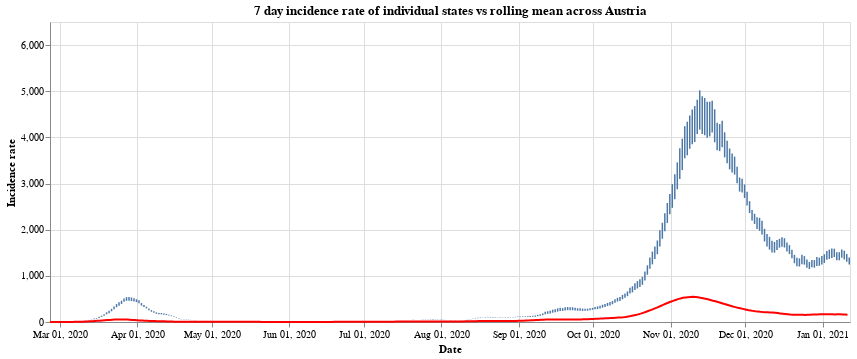

The notebook cell this image was saved under:
### Markdown cell above
Finally we have the

### Code cell
#collapse
states = at_data['Bundesland'].unique()
states.sort()

selection = alt.selection_single(
    name='Select',
    fields=['Bundesland'],
    init={'Bundesland': 'Vorarlberg'},
    bind={'Bundesland': alt.binding_select(options=states)}
)

# scatter plot, modify opacity based on selection
bars = alt.Chart(at_data).mark_bar().add_selection(
    selection
).encode(
    x=alt.X("yearmonthdate(Time):T", axis=alt.Axis(title='Date')),
    y=alt.Y("SiebenTageInzidenzFaelle:Q", axis=alt.Axis(title='Incidence rate')),
    tooltip='SiebenTageInzidenzFaelle:Q',
    opacity=alt.condition(selection, alt.value(1), alt.value(0))
).properties(title=f'7 day incidence rate of individual states vs rolling mean across Austria', width=800)

line = alt.Chart(all_austria).mark_line(
    color='red',
    size=2,
).transform_window(
    rolling_mean='mean(SiebenTageInzidenzFaelle)',
    frame=[0, 7]
).encode(
    x='yearmonthdate(Time):T',
    y='rolling_mean:Q'
)

alt.layer(bars, line)

### Figure 1 — Vega-Lite specification as saved in the notebook (floating-point values rounded to 4 significant figures; data arrays with more than 128 entries replaced by an {"elided": "..."} marker saying what was removed)
{"config": {"view": {"continuousWidth": 400, "continuousHeight": 300}}, "layer": [{"data": {"name": "data-2336db1407dd17651f5df980b97efc82"}, "mark": "bar", "encoding": {"opacity": {"condition": {"value": 1, "selection": "Select"}, "value": 0}, "tooltip": {"type": "quantitative", "field": "SiebenTageInzidenzFaelle"}, "x": {"type": "temporal", "axis": {"title": "Date"}, "field": "Time", "timeUnit": "yearmonthdate"}, "y": {"type": "quantitative", "axis": {"title": "Incidence rate"}, "field": "SiebenTageInzidenzFaelle"}}, "selection": {"Select": {"type": "single", "fields": ["Bundesland"], "init": {"Bundesland": "Vorarlberg"}, "bind": {"Bundesland": {"input": "select", "options": ["Burgenland", "Kärnten", "Niederösterreich", "Oberösterreich", "Salzburg", "Steiermark", "Tirol", "Vorarlberg", "Wien", "Österreich"]}}}}, "title": "7 day incidence rate of individual states vs rolling mean across Austria", "width": 800}, {"data": {"name": "data-01d46d46cfd34cd2ad8b978452e859ef"}, "mark": {"type": "line", "color": "red", "size": 2}, "encoding": {"x": {"type": "temporal", "field": "Time", "timeUnit": "yearmonthdate"}, "y": {"type": "quantitative", "field": "rolling_mean"}}, "transform": [{"window": [{"op": "mean", "field": "SiebenTageInzidenzFaelle", "as": "rolling_mean"}], "frame": [0, 7]}]}], "$schema": "https://vega.github.io/schema/vega-lite/v4.8.1.json", "datasets": {"data-2336db1407dd17651f5df980b97efc82": {"elided": "3210 records"}, "data-01d46d46cfd34cd2ad8b978452e859ef": {"elided": "321 records"}}}
